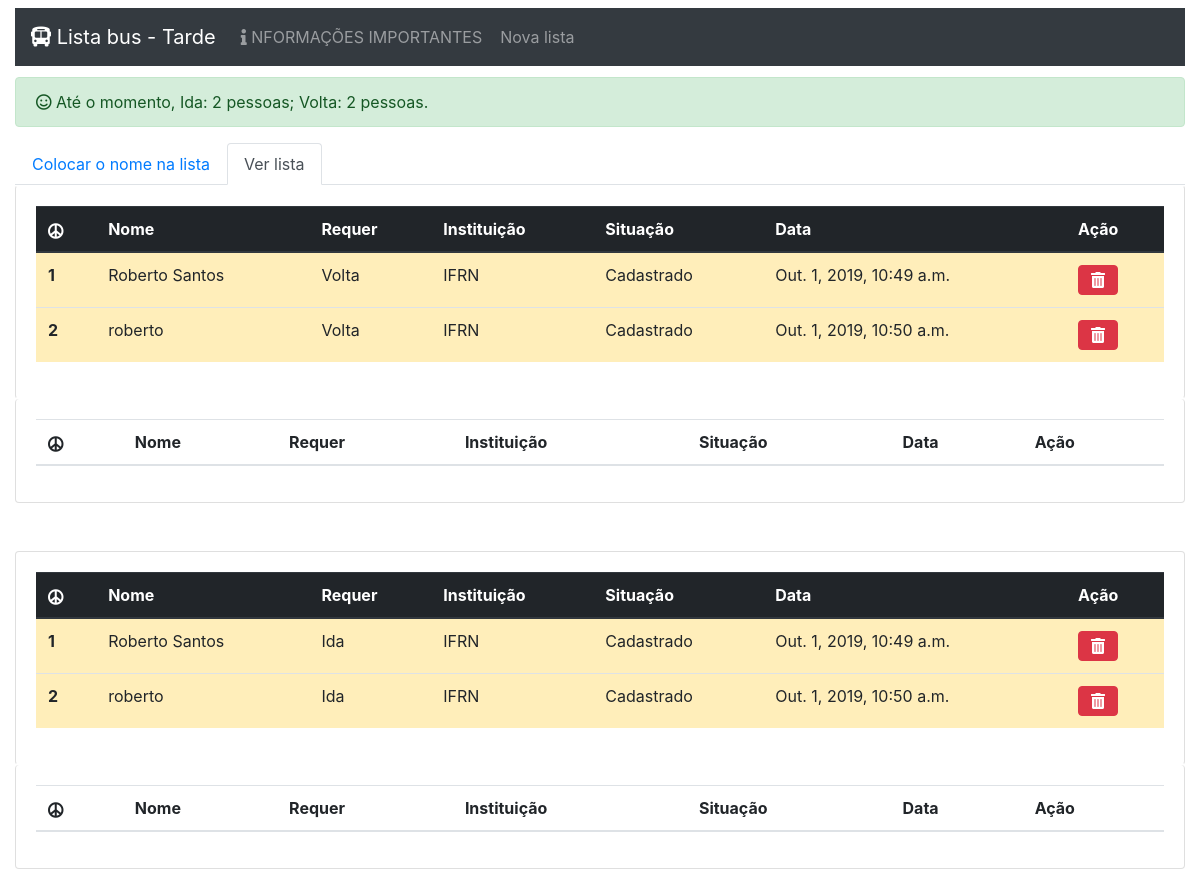
Before: / with the older database file.
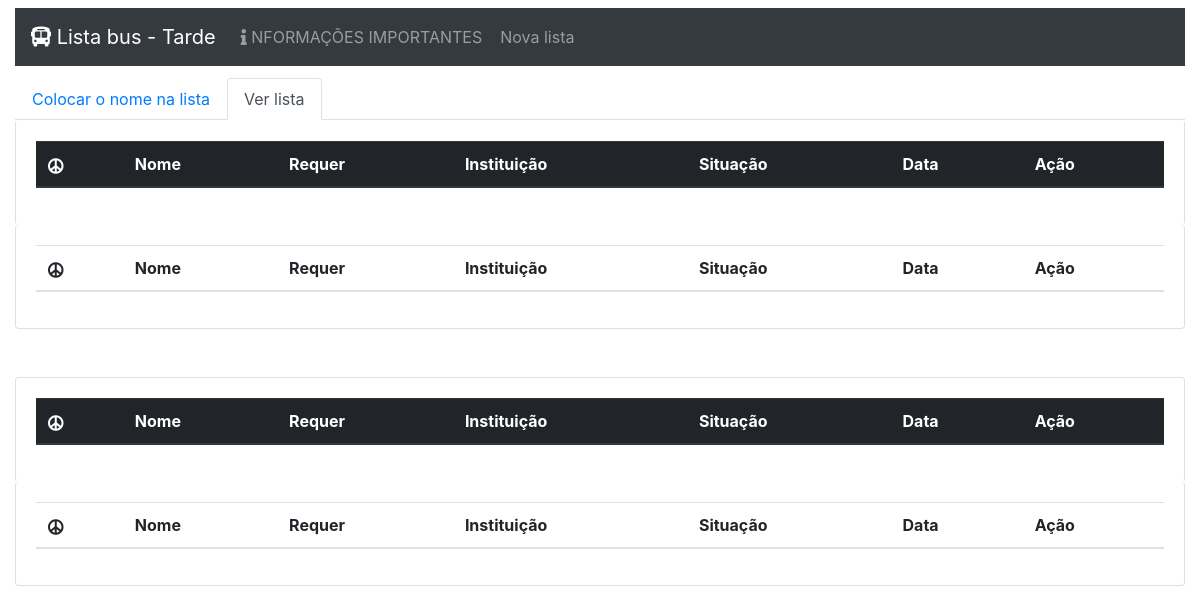
After: the same page with the newer database file.
### lista/models.py (models this page shows, shortened)
class Aluno(models.Model):
	IDA = 1
	IDAEVOLTA = 2
	VOLTA = 3
	STATUS_CHOICES = (
	    (IDA, 'Ida'),
	    (IDAEVOLTA, 'Ida e volta'),
	    (VOLTA, 'Volta'),
	)
	CADASTRADO = 1
	CARONA = 2
	STATUS_CHOICES2 = (
	    (CADASTRADO, 'Cadastrado'),
	    (CARONA, 'Carona'),
	)
	data = models.DateTimeField(auto_now_add=True) #default = timezone.now
	nome = models.CharField(max_length = 100)
	acao = models.IntegerField(choices=STATUS_CHOICES, default=IDAEVOLTA)
	instituicao = models.CharField(max_length = 10)
	situacao = models.IntegerField(choices=STATUS_CHOICES2, default=CADASTRADO)

### lista/views.py (the view)
# urls.py: path('', views.listar, name='menu'),
def listar (request):
	lista0 = Aluno.objects.all().filter(situacao=Aluno.CADASTRADO, acao=Aluno.VOLTA)
	lista1 = Aluno.objects.all().filter(situacao=Aluno.CADASTRADO, acao=Aluno.IDA)
	lista2 = Aluno.objects.all().filter(situacao=Aluno.CARONA,acao=Aluno.VOLTA)
	lista3 = Aluno.objects.all().filter(situacao=Aluno.CARONA,acao=Aluno.IDA)
	lista4 = Aluno.objects.all().filter(acao=Aluno.IDA)
	lista5 = Aluno.objects.all().filter(acao=Aluno.VOLTA)
	aux=0
	aux2=0
	cor="success"
	classe='smile'
	for x in lista4:
		aux = aux+1
	for y in lista5:
		aux2 = aux2+1
	if aux>29:
		cor="danger"
		classe='frown'
	if aux2>29:
		cor="danger"
		classe='frown'
	p='pessoas'
	p2='pessoas'
	if aux==1:
		p='pessoa'
	if aux2==1:
		p2='pessoa'
	return render (request, 'main.html', {'pessoa':p,'pessoa2':p2,'classe':classe,'cor':cor,'totali':aux, 'totalv':aux2,"cadastrados": lista0,'caronas': lista2, 'cadastradosi':lista1, 'caronasi':lista3})

### lista/templates/main.html (shortened to what this page needs)
<html lang="pt-br">
<head>
  <link rel="stylesheet" href="https://use.fontawesome.com/releases/v5.5.0/css/all.css">
  <link rel="stylesheet" href="https://stackpath.bootstrapcdn.com/bootstrap/4.1.3/css/bootstrap.min.css">
</head>
<body>
  <div class="container-fluid">
    <div class="row">
      <div class="col-md-12 ">
        <nav class="navbar navbar-expand-lg navbar-dark bg-dark mt-2 mb-2">
          <a class="navbar-brand" href="{% url 'menu' %}"><i class="fas fa-bus-alt"></i> Lista bus - Tarde</a>
          <div class="collapse navbar-collapse" id="navbarSupportedContent">
              <ul class="navbar-nav mr-auto">
                <li class="nav-item">
                  <a class="btn nav-link text-left" data-toggle="modal" data-target="#exampleModalCenter3"><i class="fas fa-info"></i> NFORMAÇÕES IMPORTANTES </a>
                </li>
                <li class="nav-item">
                  <a class="btn nav-link text-left" href="{% url 'novalista' %}"> Nova lista</a>
                </li>
              </ul>
            </div>
        </nav>
      </div>
    </div>
<div class="row">
      <div class="col-md-12">
      </div>
    <div class="col-md-12">
      </div>
        <div class="col-md-12">
      </div>
    <div class="col-md-12">
        {% if totali %}
          <div class="alert alert-{{cor}}" role="alert"><i class="far fa-{{classe}}"></i>
            Até o momento, Ida: {{totali}} {{pessoa}}; Volta: {{totalv}} {{pessoa2}}.
          </div>
        {% endif %}
      </div>
</div>
    <div class="row">
      <div class="col-md-12 ">
      <ul class="nav nav-tabs" id="myTab" role="tablist">
      <li class="nav-item">
        <a class="nav-link " id="home-tab" data-toggle="tab" href="#cl" role="tab" aria-controls="home" aria-selected="false">Colocar o nome na lista</a>
      </li>
      <li class="nav-item">
        <a class="nav-link active" id="profile-tab" data-toggle="tab" href="#lv" role="tab" aria-controls="profile" aria-selected="true">Ver lista</a>
      </li>
    </ul>
  </div>
  </div>
      <div class="tab-content" id="myTabContent">
        <div class="tab-pane fade show active" id="lv" role="tabpanel" aria-labelledby="profile-tab">
        <div class="row">
          <div class="col-md-12">
            <div class="card" style="border-top-color: white; border-bottom-color: white">
              <div class="card-body">
                  <div class="table-responsive">
                  <table class="table">
                      <thead class="thead-dark">
                      <tr>
                          <th scope="col"><i class="fas fa-peace"></i></th>
                          <th scope="col">Nome</th>
                          <th scope="col">Requer</th>
                          <th scope="col">Instituição</th>
                          <th scope="col">Situação</th>
                          <th scope="col">Data</th>
                          <th scope="col">Ação</th>
                        </tr>
                      </thead>
                      <tbody>
                        {% for lista in cadastrados %}
                        <tr class="table-warning">
                          <th scope="row">{{ forloop.counter }}</th>
                          <td >{{ lista.nome }}</td>
                          <td >{{ lista.get_acao_display }}</td>
                          <td >{{ lista.instituicao }}</td>
                          <td >{{ lista.get_situacao_display }}</td>
                          <td  >{{ lista.data }}</td>
                          <td>
                            <div class="btn-group" role="group" aria-label="Basic example">
                              <a href="{% url 'tirar' lista.id %}" class="btn btn-danger" role="button" ><i class='fas fa-trash-alt'></i></a>
                          </div>
                        </td>
                      </tr>
                        {% endfor %}
                      </tbody>
                  </table>
                  </div>
              </div>
            </div>
          </div>
        </div>
        <div class="row">
          <div class="col-md-12 ">
            <div class="card" style="border-top: white">
              <div class="card-body">
                  <div class="table-responsive">
                  <table class="table">
                      <thead class="thead">
                      <tr>
                          <th scope="col"><i class="fas fa-peace"></i></th>
                          <th scope="col">Nome</th>
                          <th scope="col">Requer</th>
                          <th scope="col">Instituição</th>
                          <th scope="col">Situação</th>
                          <th scope="col">Data</th>
                          <th scope="col">Ação</th>
                        </tr>
                      </thead>
                  </table>
                  </div>
              </div>
            </div>
          </div>
        </div>
        <div class="row">
          <div class="col-md-12 mt-5 ">
            <div class="card" style=" border-bottom-color: white">
              <div class="card-body">
                  <div class="table-responsive">
                  <table class="table">
                      <thead class="thead-dark">
                      <tr>
                          <th scope="col"><i class="fas fa-peace"></i></th>
                          <th scope="col">Nome</th>
                          <th scope="col">Requer</th>
                          <th scope="col">Instituição</th>
                          <th scope="col">Situação</th>
                          <th scope="col">Data</th>
                          <th scope="col">Ação</th>
                        </tr>
                      </thead>
                      <tbody>
                        {% for lista in cadastradosi %}
                        <tr class="table-warning">
                          <th scope="row">{{ forloop.counter }}</th>
                          <td >{{ lista.nome }}</td>
                          <td >{{ lista.get_acao_display }}</td>
                          <td >{{ lista.instituicao }}</td>
                          <td >{{ lista.get_situacao_display }}</td>
                          <td  >{{ lista.data }}</td>
                          <td>
                            <div class="btn-group" role="group" aria-label="Basic example">
                              <a href="{% url 'tirar' lista.id %}" class="btn btn-danger" role="button" ><i class='fas fa-trash-alt'></i></a>
                          </div>
                        </td>
                      </tr>
                        {% endfor %}
                      </tbody>
                  </table>
                  </div>
              </div>
            </div>
          </div>
        </div>
        <div class="row">
          <div class="col-md-12 mb-3 ">
            <div class="card" style="border-top: white">
              <div class="card-body">
                  <div class="table-responsive">
                  <table class="table">
                      <thead class="thead">
                      <tr>
                          <th scope="col"><i class="fas fa-peace"></i></th>
                          <th scope="col">Nome</th>
                          <th scope="col">Requer</th>
                          <th scope="col">Instituição</th>
                          <th scope="col">Situação</th>
                          <th scope="col">Data</th>
                          <th scope="col">Ação</th>
                        </tr>
                      </thead>
                  </table>
                  </div>
              </div>
            </div>
          </div>
        </div>
     </div>
</div>
</div>
</body>
</html>

Changed rows visible on the page:
removed Aluno: nome "Roberto Santos", acao "Volta", instituicao "IFRN", situacao "Cadastrado", data "Out. 1, 2019, 10:49 a.m."
removed Aluno: nome "roberto", acao "Volta", instituicao "IFRN", situacao "Cadastrado", data "Out. 1, 2019, 10:50 a.m."
removed Aluno: nome "Roberto Santos", acao "Ida", instituicao "IFRN", situacao "Cadastrado", data "Out. 1, 2019, 10:49 a.m."
removed Aluno: nome "roberto", acao "Ida", instituicao "IFRN", situacao "Cadastrado", data "Out. 1, 2019, 10:50 a.m."
Other visible differences:
{{ totali }}: "2" → (not shown)
{{ pessoa }}: "pessoas" → (not shown)
{{ totalv }}: "2" → (not shown)
{{ pessoa2 }}: "pessoas" → (not shown)
text no longer shown: "Até o momento, Ida: ; Volta: ."
